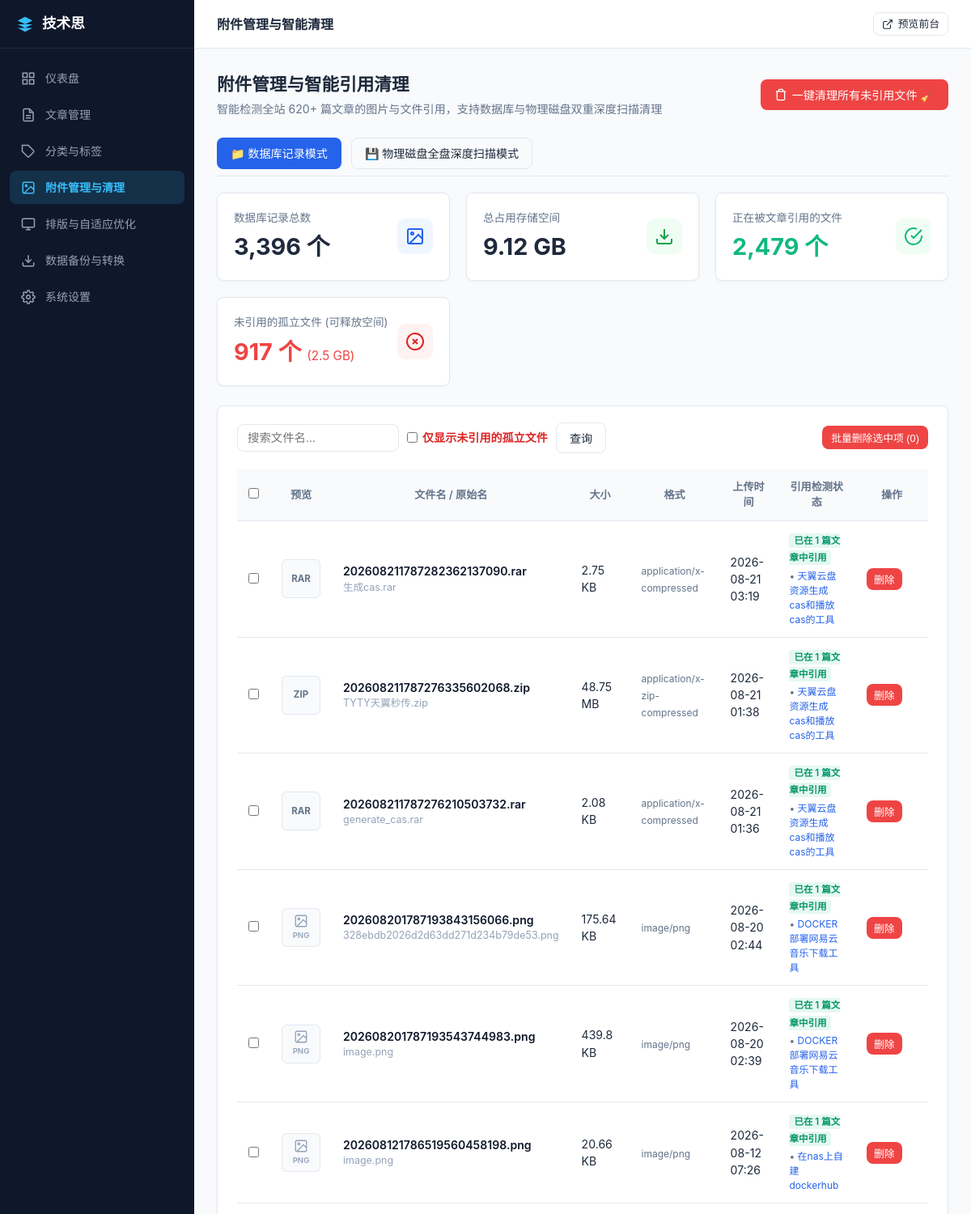
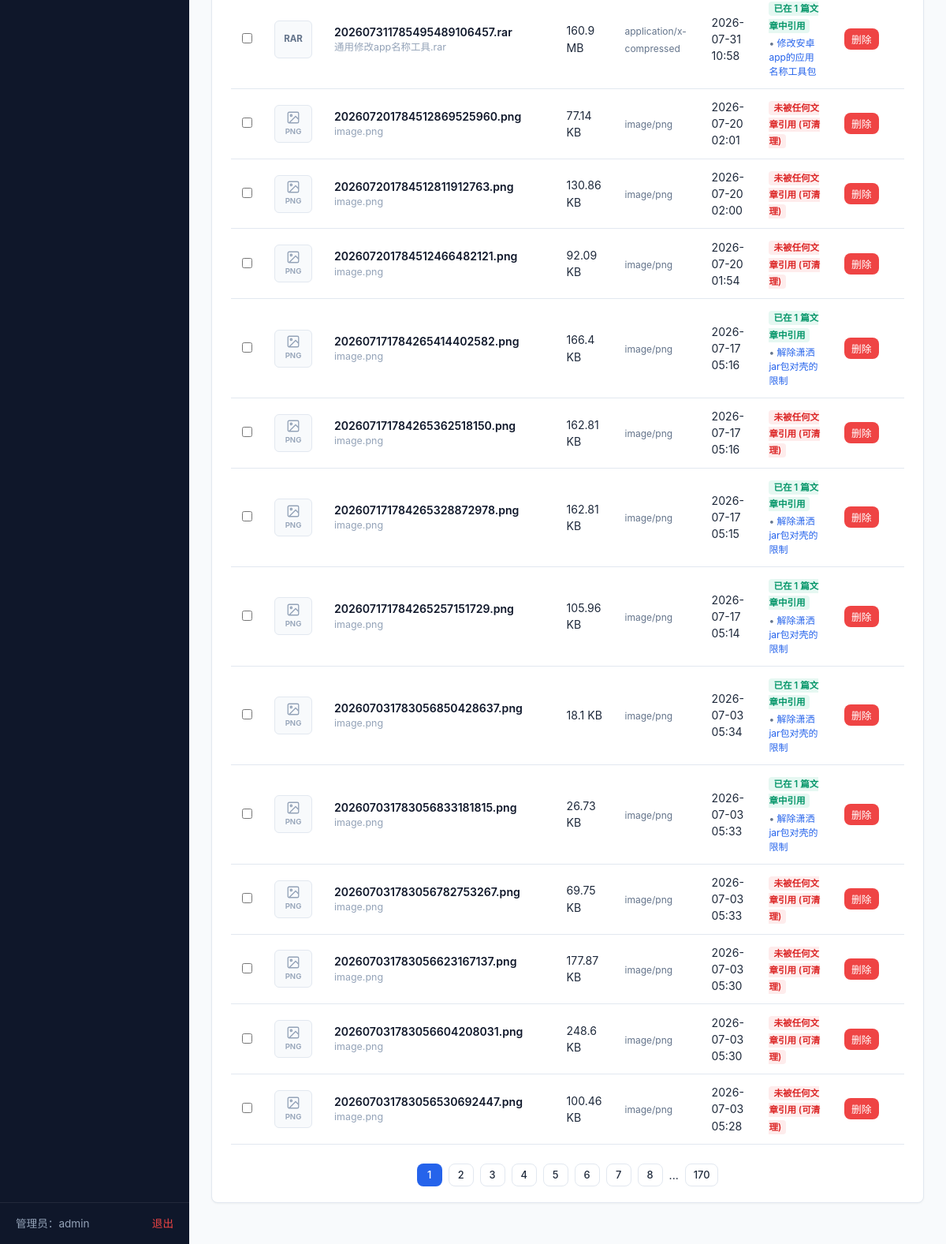
The page /admin/media (signed in) on the database its author committed (2 pictures, top to bottom).
### tables this page shows
CREATE TABLE zbp_upload (
    ul_ID INTEGER PRIMARY KEY,
    ul_AuthorID INTEGER NOT NULL DEFAULT 0,
    ul_Size INTEGER NOT NULL DEFAULT 0,
    ul_Name TEXT NOT NULL DEFAULT '',
    ul_SourceName TEXT NOT NULL DEFAULT '',
    ul_MimeType TEXT NOT NULL DEFAULT '',
    ul_PostTime INTEGER NOT NULL DEFAULT 0,
    ul_DownNums INTEGER NOT NULL DEFAULT 0,
    ul_LogID INTEGER NOT NULL DEFAULT 0,
    ul_Intro TEXT NOT NULL DEFAULT '',
    ul_Meta TEXT NOT NULL DEFAULT ''
);

CREATE TABLE "zbp_post"(
  log_ID INT,
  log_CateID INT,
  log_AuthorID INT,
  log_Tag TEXT,
  log_Status INT,
  log_Type INT,
  log_Alias TEXT,
  log_IsTop INT,
  log_Title TEXT,
  log_Intro TEXT,
  log_Content TEXT,
  log_PostTime INT,
  log_CommNums INT,
  log_ViewNums INT,
  log_Meta TEXT,
  log_CreateTime INT,
  log_UpdateTime INT
);

### views/admin/media.php (the view, shortened to what the rows shown need)
<?php
$tab = $_GET['tab'] ?? 'db';
?>
<div class="page-title-row">
    <div>
        <h2 class="page-title">附件管理与智能引用清理</h2>
    </div>
</div>
<div class="card">
    <table class="data-table">
        <thead>
            <tr>
                <th width="40"><input type="checkbox" id="<?= $tab === 'disk' ? 'select-all-disk-media' : 'select-all-media' ?>"></th>
                <th width="70">预览</th>
                <th><?= $tab === 'disk' ? '物理路径 / 文件名' : '文件名 / 原始名' ?></th>
                <th>大小</th>
                <th>格式</th>
                <th><?= $tab === 'disk' ? '修改时间' : '上传时间' ?></th>
                <th>引用检测状态</th>
                <th width="90">操作</th>
            </tr>
        </thead>
        <tbody>
            <?php if (empty($data['items'])): ?>
                <tr>
                    <td colspan="8" style="text-align: center; padding: 40px; color: #94a3b8;">暂无符合条件的附件文件</td>
                </tr>
            <?php else: ?>
                <?php foreach ($data['items'] as $item): ?>
                    <tr>
                        <td>
                            <?php if ($tab === 'disk'): ?>
                                <input type="checkbox" class="disk-media-select-cb" value="<?= htmlspecialchars($item['rel_path']) ?>">
                            <?php else: ?>
                                <input type="checkbox" class="media-select-cb" value="<?= $item['id'] ?>">
                            <?php endif; ?>
                        </td>
                        <td>
                            <div style="width: 48px; height: 48px; border-radius: 6px; background: #f8fafc; overflow: hidden; display: flex; align-items: center; justify-content: center; border: 1px solid #e2e8f0; flex-shrink: 0;">
                                <?php
                                    $itemExt = strtoupper(pathinfo($tab === 'disk' ? $item['filename'] : $item['name'], PATHINFO_EXTENSION));
                                    $itemImgUrl = $tab === 'disk' ? $item['web_url'] : $item['url'];
                                ?>
                                <?php if ($item['is_image']): ?>
                                    <img src="<?= htmlspecialchars($itemImgUrl) ?>" alt="<?= htmlspecialchars($tab === 'disk' ? $item['filename'] : $item['name']) ?>" loading="lazy" style="width: 100%; height: 100%; object-fit: cover;" onerror="this.onerror=null; this.parentElement.innerHTML='<div style=\'display:flex; flex-direction:column; align-items:center; justify-content:center; width:100%; height:100%; color:#94a3b8;\'><svg width=\'18\' height=\'18\' viewBox=\'0 0 24 24\' fill=\'none\' stroke=\'currentColor\' stroke-width=\'1.8\'><rect x=\'3\' y=\'3\' width=\'18\' height=\'18\' rx=\'2\'/><circle cx=\'8.5\' cy=\'8.5\' r=\'1.5\'/><polyline points=\'21 15 16 10 5 21\'/></svg><span style=\'font-size:0.6rem; font-weight:600; margin-top:2px;\'><?= $itemExt ?></span></div>';">
                                <?php else: ?>
                                    <span style="font-size: 0.72rem; color: #64748b; font-weight: 700;">
                                        <?= $itemExt ?>
                                    </span>
                                <?php endif; ?>
                            </div>
                        </td>
                        <td>
                            <?php if ($tab === 'disk'): ?>
                                <div style="font-weight: 600; color: #0f172a;"><?= htmlspecialchars($item['filename']) ?></div>
                                <div style="font-size: 0.75rem; color: #64748b; font-family: monospace;">users/upload<?= htmlspecialchars($item['rel_path']) ?></div>
                                <?php if (!$item['in_db']): ?>
                                    <span style="font-size: 0.7rem; background: #fef3c7; color: #b45309; padding: 1px 4px; border-radius: 3px; font-weight: 600;">未在数据库中登记</span>
                                <?php endif; ?>
                            <?php else: ?>
                                <div style="font-weight: 600; color: #0f172a;"><?= htmlspecialchars($item['name']) ?></div>
                                <div style="font-size: 0.78rem; color: #94a3b8;"><?= htmlspecialchars($item['source_name'] ?: '-') ?></div>
                            <?php endif; ?>
                        </td>
                        <td><?= $item['size_formatted'] ?></td>
                        <td><span style="font-size: 0.75rem; color: #64748b;"><?= htmlspecialchars($item['mime']) ?></span></td>
                        <td><?= $item['date_formatted'] ?></td>
                        <td>
                            <?php if ($item['is_orphan']): ?>
                                <span class="badge-orphan">未被任何文章引用 (可清理)</span>
                            <?php else: ?>
                                <span class="badge-used">已在 <?= $item['ref_count'] ?> 篇文章中引用</span>
                                <div style="margin-top: 4px; font-size: 0.75rem; color: #64748b;">
                                    <?php foreach ($item['referencing_posts'] as $rp): ?>
                                        <div>• <a href="/?id=<?= $rp['post_id'] ?>" target="_blank" style="color: #2563eb;"><?= htmlspecialchars($rp['title']) ?></a></div>
                                    <?php endforeach; ?>
                                </div>
                            <?php endif; ?>
                        </td>
                        <td>
                            <?php if ($tab === 'disk'): ?>
                                <button onclick="deleteSingleDiskFile('<?= htmlspecialchars(addslashes($item['rel_path'])) ?>')" class="btn btn-danger btn-sm" style="padding: 3px 8px;">
                                    删除
                                </button>
                            <?php else: ?>
                                <button onclick="deleteSingleMedia(<?= $item['id'] ?>)" class="btn btn-danger btn-sm" style="padding: 3px 8px;">
                                    删除
                                </button>
                            <?php endif; ?>
                        </td>
                    </tr>
                <?php endforeach; ?>
            <?php endif; ?>
        </tbody>
    </table>
</div>
<?php
require VIEW_PATH . '/admin/layout.php';
?>

### rows shown on the page
zbp_upload: ul_Name "RAR", ul_Name "202608211787282362137090.rar", ul_SourceName "生成cas.rar", size_formatted "2.75 KB", ul_MimeType "application/x-compressed", date_formatted "2026-08-21 03:19", ul_AuthorID "1"
zbp_post: log_Title "天翼云盘资源生成cas和播放cas的工具"
zbp_upload: ul_Name "ZIP", ul_Name "202608211787276335602068.zip", ul_SourceName "TYTY天翼秒传.zip", size_formatted "48.75 MB", ul_MimeType "application/x-zip-compressed", date_formatted "2026-08-21 01:38", ul_AuthorID "1"
zbp_upload: ul_Name "RAR", ul_Name "202608211787276210503732.rar", ul_SourceName "generate_cas.rar", size_formatted "2.08 KB", ul_MimeType "application/x-compressed", date_formatted "2026-08-21 01:36", ul_AuthorID "1"
zbp_upload: ul_Name "202608201787193843156066.png", ul_SourceName "328ebdb2026d2d63dd271d234b79de53.png", size_formatted "175.64 KB", ul_MimeType "image/png", date_formatted "2026-08-20 02:44", ul_AuthorID "1"
zbp_post: log_Title "DOCKER部署网易云音乐下载工具"
zbp_upload: ul_Name "202608201787193543744983.png", ul_SourceName "image.png", size_formatted "439.8 KB", ul_MimeType "image/png", date_formatted "2026-08-20 02:39", ul_AuthorID "1"
zbp_upload: ul_Name "202608121786519560458198.png", ul_SourceName "image.png", size_formatted "20.66 KB", ul_MimeType "image/png", date_formatted "2026-08-12 07:26", ul_AuthorID "1"
zbp_post: log_Title "在nas上自建dockerhub"
zbp_upload: ul_Name "RAR", ul_Name "202607311785495489106457.rar", ul_SourceName "通用修改app名称工具.rar", size_formatted "160.9 MB", ul_MimeType "application/x-compressed", date_formatted "2026-07-31 10:58", ul_AuthorID "1"
zbp_post: log_Title "修改安卓app的应用名称工具包"
zbp_upload: ul_Name "202607201784512869525960.png", ul_SourceName "image.png", size_formatted "77.14 KB", ul_MimeType "image/png", date_formatted "2026-07-20 02:01", shows "未被任何文章引用 (可清理)"
zbp_upload: ul_Name "202607201784512811912763.png", ul_SourceName "image.png", size_formatted "130.86 KB", ul_MimeType "image/png", date_formatted "2026-07-20 02:00", shows "未被任何文章引用 (可清理)"
zbp_upload: ul_Name "202607201784512466482121.png", ul_SourceName "image.png", size_formatted "92.09 KB", ul_MimeType "image/png", date_formatted "2026-07-20 01:54", shows "未被任何文章引用 (可清理)"
zbp_upload: ul_Name "202607171784265414402582.png", ul_SourceName "image.png", size_formatted "166.4 KB", ul_MimeType "image/png", date_formatted "2026-07-17 05:16", ul_AuthorID "1"
zbp_post: log_Title "解除潇洒jar包对壳的限制"
zbp_upload: ul_Name "202607171784265362518150.png", ul_SourceName "image.png", size_formatted "162.81 KB", ul_MimeType "image/png", date_formatted "2026-07-17 05:16", shows "未被任何文章引用 (可清理)"
zbp_upload: ul_Name "202607171784265328872978.png", ul_SourceName "image.png", size_formatted "162.81 KB", ul_MimeType "image/png", date_formatted "2026-07-17 05:15", ul_AuthorID "1"
zbp_upload: ul_Name "202607171784265257151729.png", ul_SourceName "image.png", size_formatted "105.96 KB", ul_MimeType "image/png", date_formatted "2026-07-17 05:14", ul_AuthorID "1"
zbp_upload: ul_Name "202607031783056850428637.png", ul_SourceName "image.png", size_formatted "18.1 KB", ul_MimeType "image/png", date_formatted "2026-07-03 05:34", ul_AuthorID "1"
zbp_upload: ul_Name "202607031783056833181815.png", ul_SourceName "image.png", size_formatted "26.73 KB", ul_MimeType "image/png", date_formatted "2026-07-03 05:33", ul_AuthorID "1"
zbp_upload: ul_Name "202607031783056782753267.png", ul_SourceName "image.png", size_formatted "69.75 KB", ul_MimeType "image/png", date_formatted "2026-07-03 05:33", shows "未被任何文章引用 (可清理)"
zbp_upload: ul_Name "202607031783056623167137.png", ul_SourceName "image.png", size_formatted "177.87 KB", ul_MimeType "image/png", date_formatted "2026-07-03 05:30", shows "未被任何文章引用 (可清理)"
zbp_upload: ul_Name "202607031783056604208031.png", ul_SourceName "image.png", size_formatted "248.6 KB", ul_MimeType "image/png", date_formatted "2026-07-03 05:30", shows "未被任何文章引用 (可清理)"
zbp_upload: ul_Name "202607031783056530692447.png", ul_SourceName "image.png", size_formatted "100.46 KB", ul_MimeType "image/png", date_formatted "2026-07-03 05:28", shows "未被任何文章引用 (可清理)"

### other values the page prints
$adminSiteName "技术思"
$_SESSION['admin_username'] "admin"
$pageTitle "附件管理与智能清理"
$stats['total_count'] "3,396"
$stats['total_size_formatted'] "9.12 GB"
$stats['used_count'] "2,479"
$stats['orphan_count'] "917"
$stats['orphan_size_formatted'] "2.5 GB"
